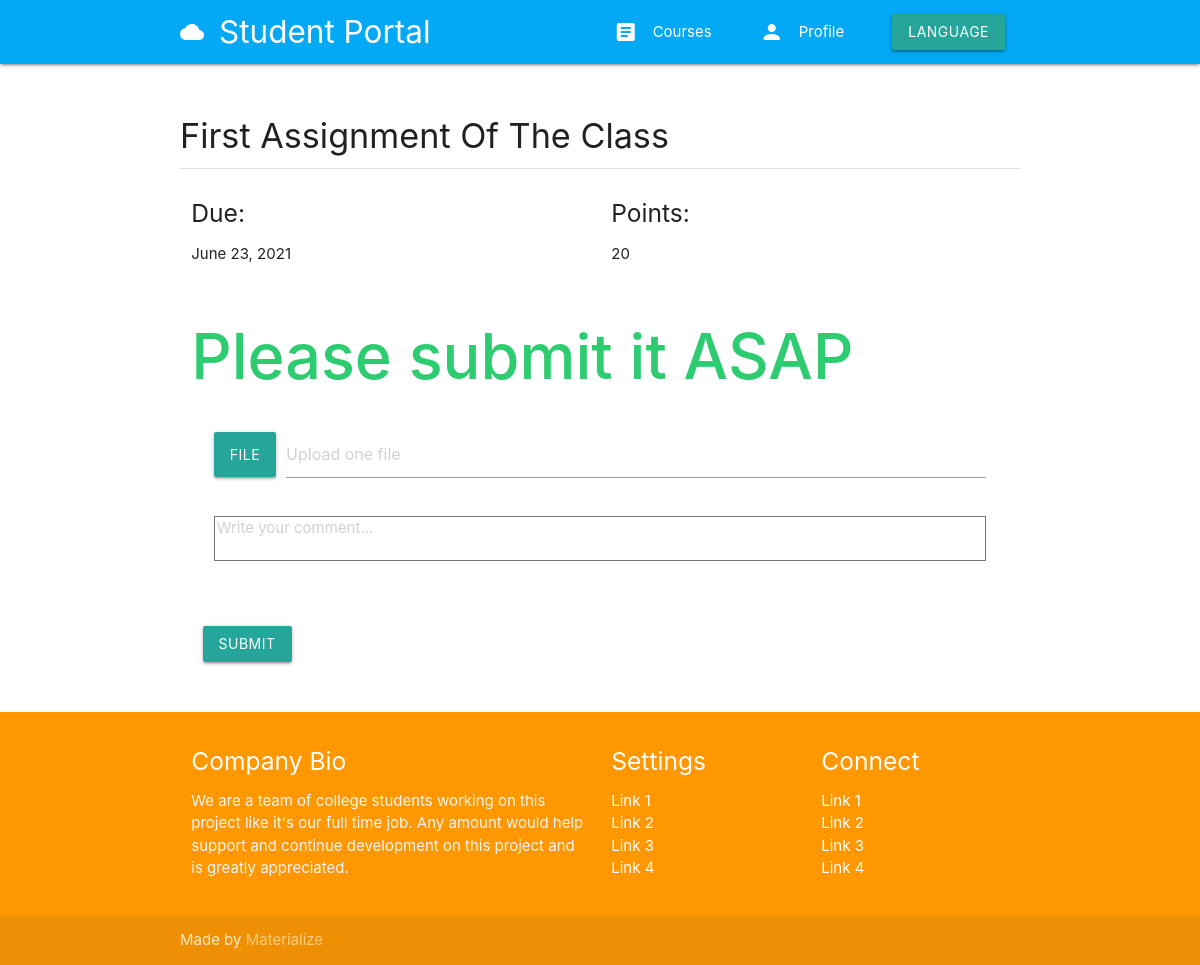
The app's page /courses/chemistry-101/assignment/1/submit/ (signed in) with its own data.
### assignment/models.py (models this page shows, shortened)
class Assignment(BaseTimestamp):
    title = models.CharField(max_length=200)
    content = RichTextField()
    points = models.PositiveIntegerField()
    due = models.DateField()
    teacher = models.ForeignKey(User, related_name='assignments', on_delete=models.CASCADE)
    module = models.ForeignKey(Module, related_name='assignments', on_delete=models.CASCADE)
    files = models.ManyToManyField(AssignmentFiles, blank=True)
    class Meta:
        ordering = ['created_at']

### assignment/views.py (the view)
# urls.py: path('courses/<slug:course_slug>/assignment/<int:assignment_id>/submit/', submit_assignment, name='submit-assignment'),
@login_required
def submit_assignment(request, course_slug, assignment_id):
    course = get_object_or_404(Course, slug=course_slug)
    assignment = get_object_or_404(Assignment, pk=assignment_id)
    if request.user not in course.students.all():
        return HttpResponseForbidden()
    else:
        if request.method == "POST":
            form = AddSubmissionForm(request.POST, request.FILES)
            if form.is_valid():
                submission_form = form.save(commit=False)
                submission_form.student = request.user
                submission_form.assignment = assignment
                submission_form.save()
                Grade.objects.create(course=course, submission=submission_form, points=0)
                c, created = Completion.objects.get_or_create(course=course, student=request.user, assignment=assignment)
                messages.success(request, f'Your submission has been added successfully.', extra_tags='add-submission')
                return redirect(assignment.get_absolute_url())
        else:
            form = AddSubmissionForm()
        context = {'assignment':assignment, 'form':form}
        return render(request, 'assignment/submit_assignment.html', context)

### assignment/forms.py
class AddSubmissionForm(forms.ModelForm):
    file = forms.FileField(widget=forms.ClearableFileInput(attrs={'multiple': False}), required=True)
    comment = forms.CharField(label='',
        widget=forms.Textarea(attrs={'class':'validate', 'placeholder':'Write your comment...',
            'style': 'width: 100%; resize:none;', 'required': True,
        })
    )
    class Meta:
        model  = Submission
        fields = ['file', 'comment']

### templates/assignment/submit_assignment.html (shortened to what this page needs)
{% extends 'base.html' %}
{% load static %}
{% block content %}
{% include 'navigation.html' %}
<div class="container">
    <div class="section">
        <div class="section">
            <h4>{{ assignment.title|title }}</h4>
            <div class="divider"></div>
        </div>
        <div class="row">
            <div class="col s6">
                <h5>Due:</h5>
                <p>{{ assignment.due }}</p>
            </div>
            <div class="col s6">
                <h5>Points:</h5>
                <p>{{ assignment.points }}</p>
            </div>
            <div class="col s12">
                {{ assignment.content | safe }}
            </div>
            <div class="col s12">
                <form method="post" action="." role="form" class="col s12" enctype="multipart/form-data">
                    <div class="file-field input-field col s12">
                        <div class="btn">
                            <span>File</span>
                        </div>
                        <div class="file-path-wrapper">
                            <input class="file-path validate" type="text" placeholder="Upload one file">
                        </div>
                    </div>
                    <div class="input-field col s12">
                        {{ form.comment }}
                    </div>
                    <div class="row">
                        <div class="col s12">
                        </div>
                    </div>
                    <div class="field">
                        <p class="control">
                            <br>
                            <button type="submit" value="submit" class="btn waves-effect waves-light" id="submit-btn">
                                Submit
                            </button>
                        </p>
                    </div>
                </form>
            </div>
        </div>
    </div>
</div>
{% include 'footer.html' %}
{% endblock content %}

### records on screen
Assignment: title "First Assignment Of The Class", due "June 23, 2021", points "20", content "Please submit it ASAP"
